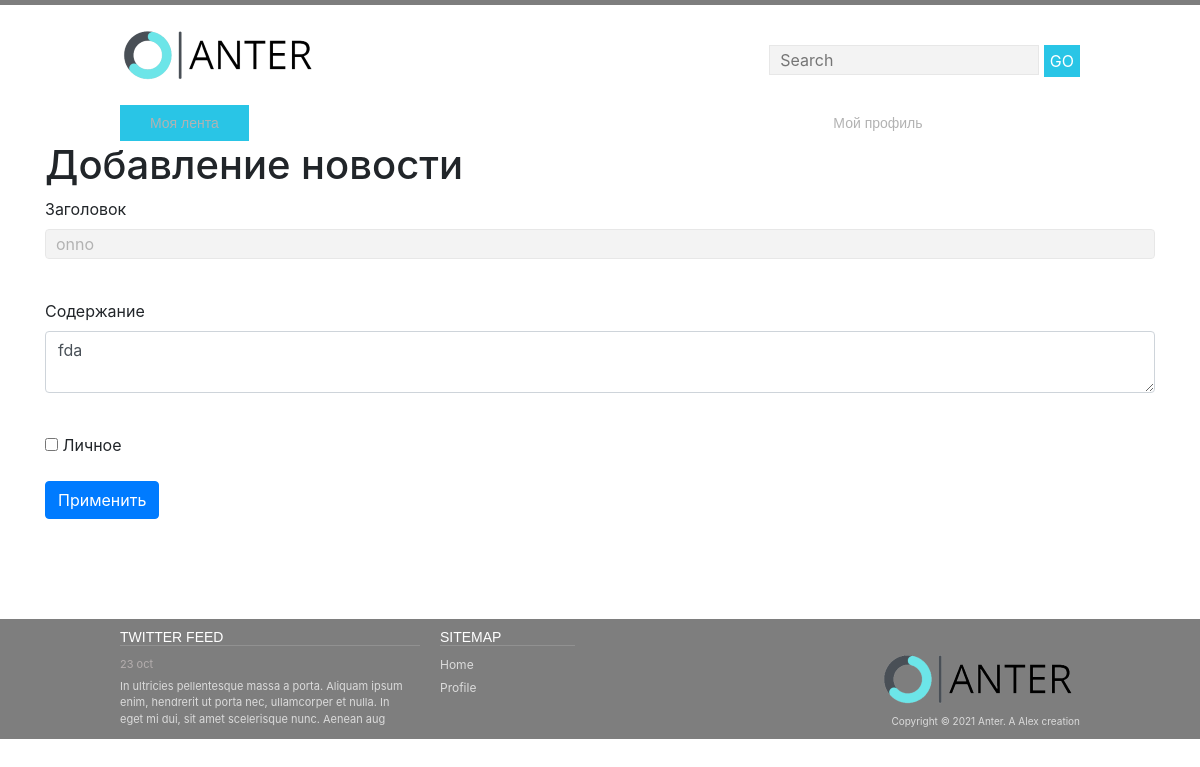
The page /news=2 (signed in) on the database as committed earlier.
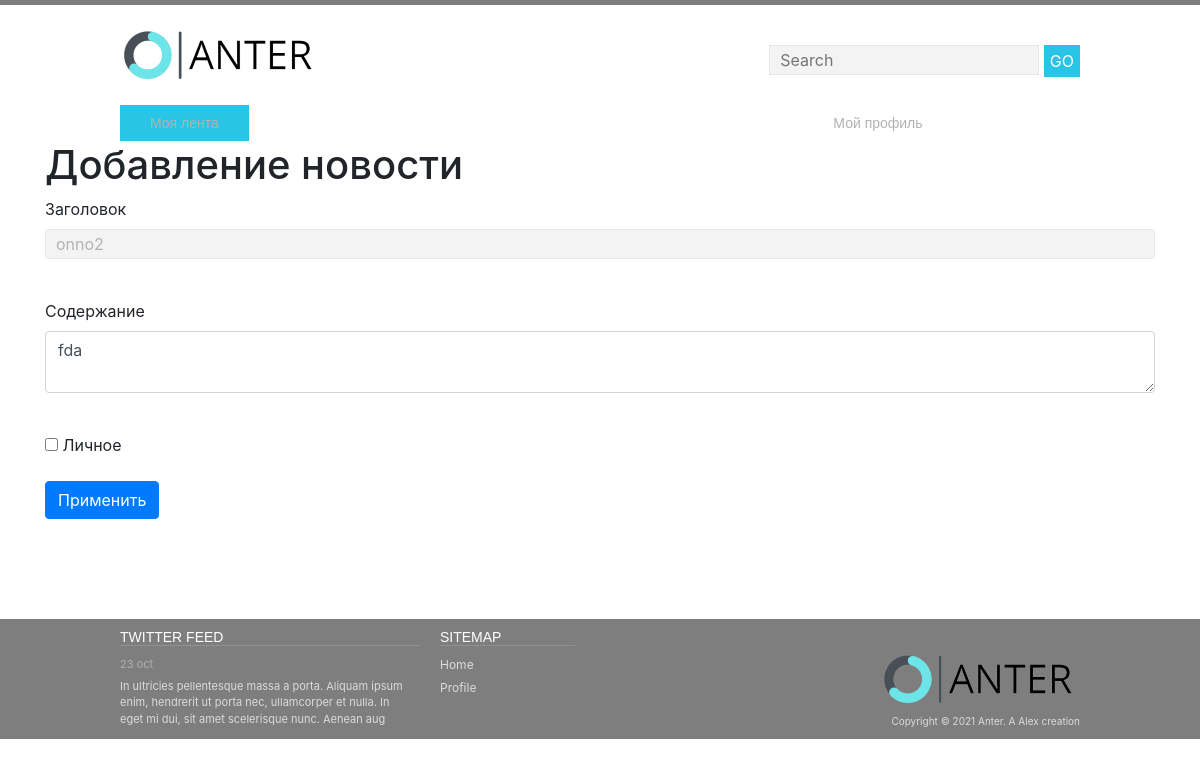
The same page on the database as committed later.
### data/news.py (models this page shows)
class News(SqlAlchemyBase, SerializerMixin):
    __tablename__ = 'news'
    id = sqlalchemy.Column(sqlalchemy.Integer,
                           primary_key=True, autoincrement=True)
    title = sqlalchemy.Column(sqlalchemy.String, nullable=True)
    content = sqlalchemy.Column(sqlalchemy.String, nullable=True)
    created_date = sqlalchemy.Column(sqlalchemy.DateTime,
                                     default=datetime.datetime.now)
    is_private = sqlalchemy.Column(sqlalchemy.Boolean, default=False)
    user_id = sqlalchemy.Column(sqlalchemy.Integer,
                                sqlalchemy.ForeignKey("users.id"))
    user = orm.relation('User')

### main.py (the view, shortened to what this page needs)
@app.route('/news=<int:id>', methods=['GET', 'POST'])
@login_required
def edit_news(id):
    form = NewsForm()
    if request.method == "GET":
        db_sess = db_session.create_session()
        news = db_sess.query(News).filter(News.id == id,
                                          News.user == current_user
                                          ).first()
        if news:
            form.title.data = news.title
            form.content.data = news.content
            form.is_private.data = news.is_private
        else:
            abort(404)
    return render_template('news.html',
                           title='Редактирование новости',
                           form=form
                           )

### forms/news.py
class NewsForm(FlaskForm):
    title = StringField('Заголовок', validators=[DataRequired()])
    content = TextAreaField("Содержание")
    is_private = BooleanField("Личное")
    submit = SubmitField('Применить')

### data/db_session.py (called while the page is built)
def create_session() -> Session:
    global __factory
    return __factory()

### main.py (called while the page is built)
@login_manager.user_loader
def load_user(user_id):
    db_sess = db_session.create_session()
    return db_sess.query(User).get(user_id)

### templates/news.html (shortened to what this page needs)
{% extends "base.html" %}
{% block content %}
<h1>Добавление новости</h1>
<form action="" method="post">
    <p>
        {{ form.title.label }}<br>
        {{ form.title(class="form-control") }}<br>
    </p>
    <p>
        {{ form.content.label }}<br>
        {{ form.content(class="form-control") }}<br>
    </p>
    <p>{{ form.is_private() }} {{ form.is_private.label }}</p>
    <p>{{ form.submit(type="submit", class="btn btn-primary") }}</p>
</form>
{% endblock %}

Rows that differ between the two databases and show on the page:
changed News "fda": title "onno" → "onno2"
